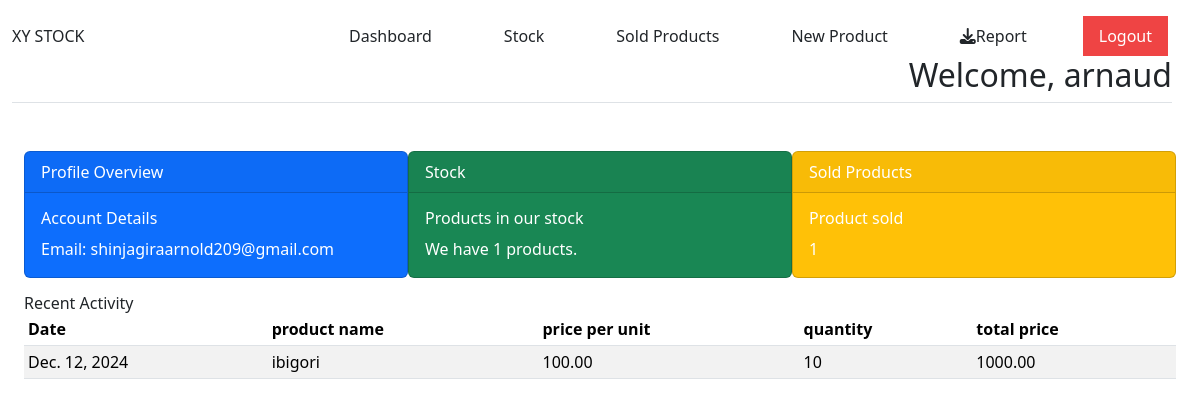
The page /dashboard/ (signed in) on the database its author committed.
### shop/models.py (models this page shows, shortened)
class ProductIn(models.Model):
    product_id=models.OneToOneField("Product", on_delete=models.CASCADE)
    added_at=models.DateField(auto_now=False, auto_now_add=False)
    quantity=models.PositiveIntegerField()
    unit_price=models.DecimalField(max_digits=255,decimal_places=2)
    total_price=models.DecimalField(max_digits=255,decimal_places=2,blank=True,null=True)

class Product(models.Model):
    product_name=models.CharField(max_length=255)
    created_at=models.DateTimeField(auto_now_add=True)

### shop/views.py (the view)
# urls.py: path('dashboard/',dashboard,name='dashboard'),
@login_required
def dashboard(request):
    return render(request,'dashboard.html')

### shop/context_processors.py (called while the page is built)
def user_data(request):
    user=request.user
    products_in_stock=ProductIn.objects.select_related('product_id').all()
    product=Product.objects.all()
    products_without_stock=Product.objects.exclude(
        id__in=ProductIn.objects.values_list("product_id",flat=True)
    )
    products_sold=ProductOut.objects.all()
    context={}
    if user.is_authenticated:
        context={
            'username':user.username,
            'email':user.email,
            'products':products_in_stock,
            'sold':products_sold,
            'product_names':product,
            'out_stock':products_without_stock
        }
    return context

### shop/templates/dashboard.html (shortened to what this page needs)
{% extends "base.html" %}
{% block content %}
<div class="container-fluid">
    <div class="row">
        <main class="">
            <div class="w-full flex justify-between">
                <div class="w-96">
                    <div class="card text-white bg-primary mb-3">
                        <div class="card-header">Profile Overview</div>
                        <div class="card-body">
                            <h5 class="card-title">Account Details</h5>
                            <p class="card-text">Email: {{ email }}</p>
                        </div>
                    </div>
                </div>
                <div class="w-96">
                    <div class="card text-white bg-success mb-3">
                        <div class="card-header">Stock</div>
                        <div class="card-body">
                            <h5 class="card-title">Products in our stock</h5>
                            <p class="card-text">
                                {% if products|length > 0 %}
                                We have {{ products|length }} products.
                                {% else %}
                                No products available.
                                {% endif %}</p>
                        </div>
                    </div>
                </div>
                <div class="w-96">
                    <div class="card text-white bg-warning mb-3">
                        <div class="card-header">Sold Products</div>
                        <div class="card-body">
                            <h5 class="card-title">Product sold</h5>
                            <p class="card-text">
                                {% if sold|length > 0%}
                                    {{ sold |length}}
                                {%else%}
                                no product that have been sold
                                {%endif%}
                            </p>
                        </div>
                    </div>
                </div>
            </div>
            <h2>Recent Activity</h2>
            <div class="table-responsive">
                <table class="table table-striped table-sm">
                    <thead>
                        <tr>
                            <th>Date</th>
                            <th>product name</th>
                            <th>price per unit</th>
                            <th>quantity</th>
                            <th>total price</th>
                        </tr>
                    </thead>
                    <tbody>
                        {%for product in products%}
                        <tr>
                            <td>{{product.added_at}}</td>
                            <td>{{product.product_id.product_name}}</td>
                            <td>{{product.unit_price}}</td>
                            <td>{{product.quantity}}</td>
                            <td>{{product.total_price}}</td>
                        </tr>
                        {%endfor%}
                    </tbody>
                </table>
            </div>
        </main>
    </div>
</div>
{% endblock %}

### shop/templates/base.html (shortened to what this page needs)
<!DOCTYPE html>
<html lang="en">
<head>
    <link href="https://cdn.jsdelivr.net/npm/bootstrap@5.3.3/dist/css/bootstrap.min.css" rel="stylesheet"
>
    <script src="https://cdn.tailwindcss.com"></script>
    <link rel="stylesheet" href="https://cdnjs.cloudflare.com/ajax/libs/font-awesome/6.6.0/css/all.min.css"
 />
</head>
<body>
    <div class="container-fluid">
        <div class="row">
            <nav id="sidebar" class=" h-10 flex items-center mt-3 justify-between ">
                <div class="">
                    XY STOCK
                </div>
                <div class="position-sticky">
                    <ul class="flex space-x-10  mr-5">
                        {% if user.is_authenticated %}
                        <li class="nav-item px-3 py-2 ">
                            <a class="nav-link active" aria-current="page" href="{% url 'dashboard' %}">
                                 Dashboard
                            </a>
                        </li>
                        <li class="nav-item px-3 py-2 ">
                            <a class="nav-link" href="{% url 'stock' %}">
                                 Stock
                            </a>
                        </li>
                        <li class="nav-item px-3 py-2 ">
                            <a class="nav-link" href="{% url 'stock_out' %}">
                                 Sold Products
                            </a>
                        </li>
                        <li class="nav-item px-3 py-2 ">
                            <a class="nav-link" href="{% url 'add_product' %}">
                                 New Product
                            </a>
                        </li>
                        <li class="nav-item px-3 py-2 ">
                            <a class="nav-link" href="{% url 'report' %}">
                            <i class="fa-solid fa-download"></i>Report
                            </a>
                        </li>
                        <li class="nav-item px-3 py-2 bg-red-500 ">
                            <a class="nav-link  text-white" href="{% url 'logout' %}">
                                 Logout
                            </a>
                        </li>
                        {% endif %}
                    </ul>
                </div>
            </nav>
            <main class="">
                {% if user.is_authenticated %}
                <div
                    class="flex justify-end border-bottom mr-4 mb-5">
                    <h1 class="h2">Welcome, {{ username }}</h1>
                </div>
                {%else%}
                <div
                    class="flex justify-end border-bottom mr-4 mb-5">
                    <h1 class="h2">Welcome to XY STOCK</h1>
                </div>
                {%endif%}
                {% block content %}
                {% endblock %}
            </main>
        </div>
    </div>
</body>
</html>

### rows shown on the page
ProductIn: added_at "Dec. 12, 2024", product_id.product_name "ibigori", unit_price "100.00", quantity "10", total_price "1000.00"

### other values the page prints
{{ username }} "arnaud"
{{ email }} "shinjagiraarnold209@gmail.com"
{{ products|length }} "1"
{{ sold |length }} "1"
